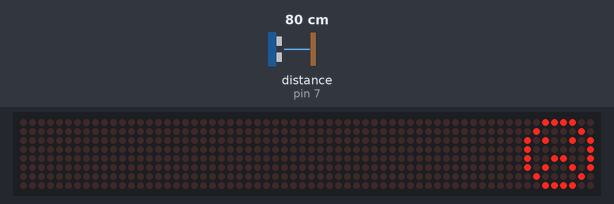
This sketch was run on a simulated Arduino Uno, built with avr-gcc and run on an emulated ATmega328P. On the bench: 64×8 LED matrix. Wiring (inferred from the names in the program): ultrasonic range finder: trigger pin 6; echo pin 7. The inputs (shaded band) are chosen by the test bench; at power-on: distance to the obstacle (sensor on pin 7) 80 cm. The echo pulse lasts 58.3 µs per cm.

Above: at 1.2 s.
1.3 s: distance to the obstacle (sensor on pin 7) set to 2 cm
At 1.8 s:
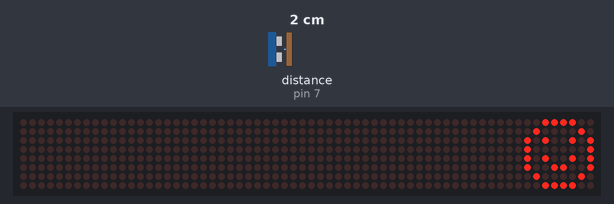
2.8 s: distance to the obstacle (sensor on pin 7) set to 18 cm
At 4.0 s:
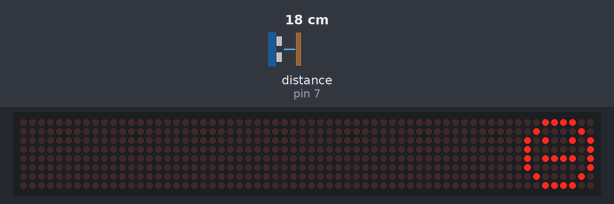
4.3 s: distance to the obstacle (sensor on pin 7) set to 4 cm
At 5.5 s:
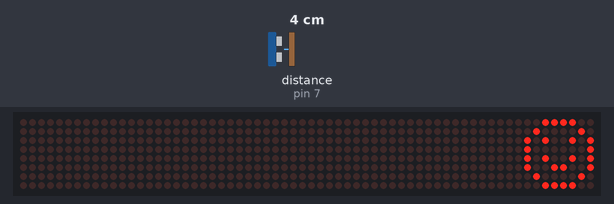
5.8 s: distance to the obstacle (sensor on pin 7) set to 35 cm
At 6.9 s:
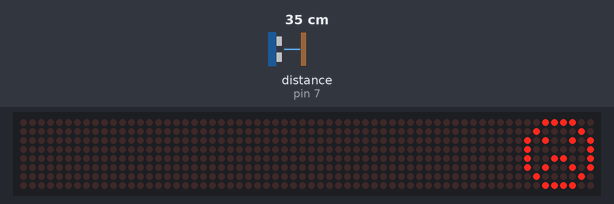
Timing chart, 0 to 8.3 s (numbered marks = the images above; inputs shaded):
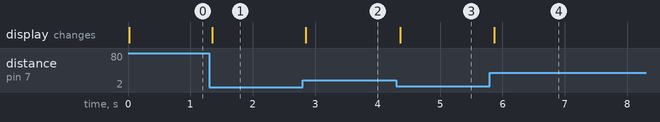

Measured:
- after the input at 1.3 s, the display: changes after 0.05 s (image 1)
- after the input at 2.8 s, the display: changes after 0.05 s (image 2)
- after the input at 4.3 s, the display: changes after 0.06 s (image 3)
- after the input at 5.8 s, the display: changes after 0.06 s (image 4)

The sketch:

distancia-caras.ino
```cpp
#include <LedControl.h>

int DIN = 10;
int CS =  11;
int CLK = 12;

#define trigPin 6
#define echoPin 7

byte smile[8]=   {0x3C,0x42,0xA5,0x81,0xA5,0x99,0x42,0x3C};
byte neutral[8]= {0x3C,0x42,0xA5,0x81,0xBD,0x81,0x42,0x3C};
byte frown[8]=   {0x3C,0x42,0xA5,0x81,0x99,0xA5,0x42,0x3C};

LedControl lc=LedControl(DIN,CLK,CS,0);

void setup() {
  Serial.begin (9600);
  pinMode(trigPin, OUTPUT);
  pinMode(echoPin, INPUT);
  lc.shutdown(0,false);       //The MAX72XX is in power-saving mode on startup
  lc.setIntensity(0,15);      // Set the brightness to maximum value
  lc.clearDisplay(0);         // and clear the display
}

void loop() {

  long duration, distance;
  digitalWrite(trigPin, LOW);
  delayMicroseconds(2);
  digitalWrite(trigPin, HIGH);
  delayMicroseconds(10);
  digitalWrite(trigPin, LOW);
  duration = pulseIn(echoPin, HIGH);
  distance = (duration/2) / 29.1;


  if (distance <= 15) {
    printByte(smile);
  }
  else if (distance > 15 && distance <= 30) {
    printByte(neutral);
  }
  if (distance > 30 || distance <= 0){
    printByte(frown);
  }
  delay(100);
}

void printByte(byte character [])
{
  int i = 0;
  for(i=0;i<8;i++)
  {
    lc.setRow(0,i,character[i]);
  }
}
```
